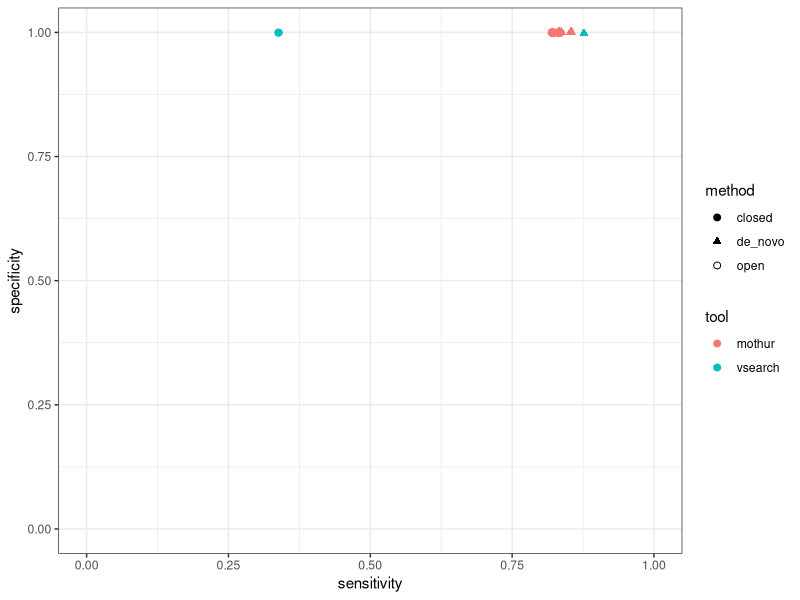
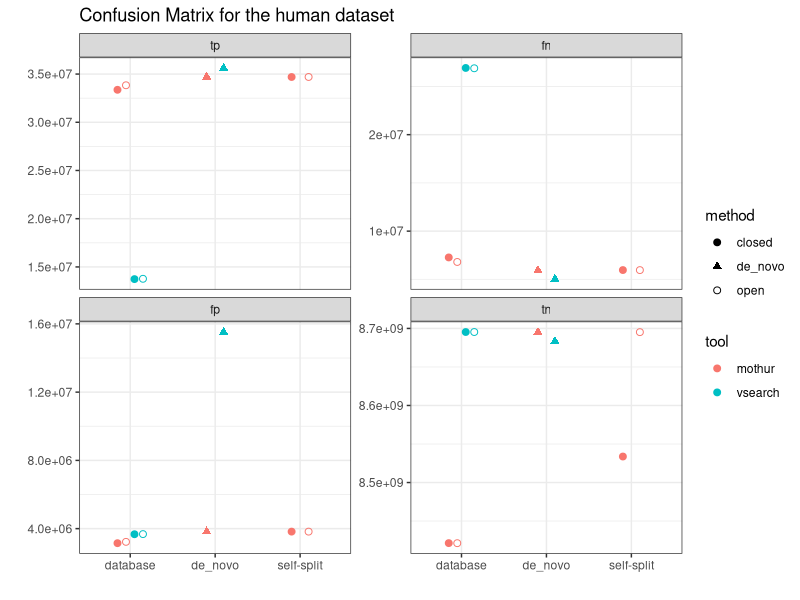

These figures' R source, in order:
## ---- chunk 1
knitr::opts_chunk$set(echo = TRUE,
                      message = FALSE,
                      fig.path = "figures/",
                      dpi = 300
                      )
## ---- chunk 2
set.seed(2020112)
library(glue)
library(here)
library(tidyverse)
theme_set(theme_bw())
## ---- chunk 3
dat_agg <- read_tsv(here('results', 'aggregated.tsv'))
## ---- chunk 4
dat_agg %>% 
  filter(dataset == 'human', 
         ref == 'gg' | method == 'de_novo') %>% 
  ggplot(aes(sensitivity, specificity, color = tool, shape = method)) +
  stat_summary(
    geom = "point",
    fun = median,
    size = 2
  ) +
  scale_shape_manual(values = list(open = 1, closed = 19, de_novo = 17)) +
  ylim(0, 1) + xlim(0, 1)
## ---- chunk 5
dat_agg %>% 
  filter(dataset == 'human', 
         ref == 'gg' | strategy != 'database') %>%
  pivot_longer(c(tp, tn, fp, fn), 
               names_to = 'conf_mat_quad', 
               values_to = 'conf_mat_val') %>%
  mutate(conf_mat_quad = factor(conf_mat_quad, 
                                levels = c('tp', 'fn', 'fp', 'tn'))) %>% 
  # mutate(tool_method = factor(glue("{tool}_{method}"),
  #                             levels = c("mothur_de_novo", "vsearch_de_novo",
  #                                        "mothur_closed", "vsearch_closed",
  #                                        "mothur_open", "vsearch_open"))
  #        ) %>% 
  ggplot(aes(
    strategy,
    conf_mat_val,
    color = tool,
    shape = method
  )) +
  facet_wrap("conf_mat_quad", 
             scales = 'free_y',
             nrow = 2) +
  stat_summary(
    geom = "point",
    fun = median,
    size = 2,
    position = position_dodge(width = 0.4)
  ) +
  scale_shape_manual(values = list(
    open = 1,
    closed = 19,
    de_novo = 17
  )) +
  labs(y = '', x = '', title = 'Confusion Matrix for the human dataset')
